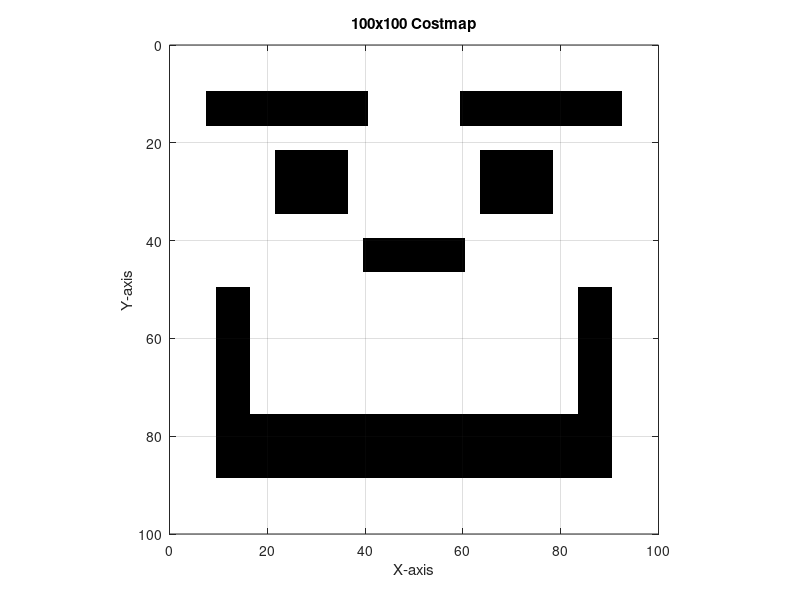

Write MATLAB code to recreate this figure.

map = zeros(100,100);

map(10:16,8:40) = 1;%left eyebrow
map(10:16,60:92) = 1;%right eyebrow
map(22:34,22:36) = 1;%left eye
map(22:34,64:78) = 1;%right eye
map(40:46,40:60) = 1;%nose
map(50:76,10:16) = 1;%left smile 
map(50:76,84:90) = 1;%right smile 
map(76:88,10:90) = 1;%bottom smile 

figure(1)
imagesc(map)
colormap(flipud(gray)); % Black for obstacles, white for free space
grid on
axis equal;
axis([0 100 0 100]);
title('100x100 Costmap');
xlabel('X-axis');
ylabel('Y-axis');
